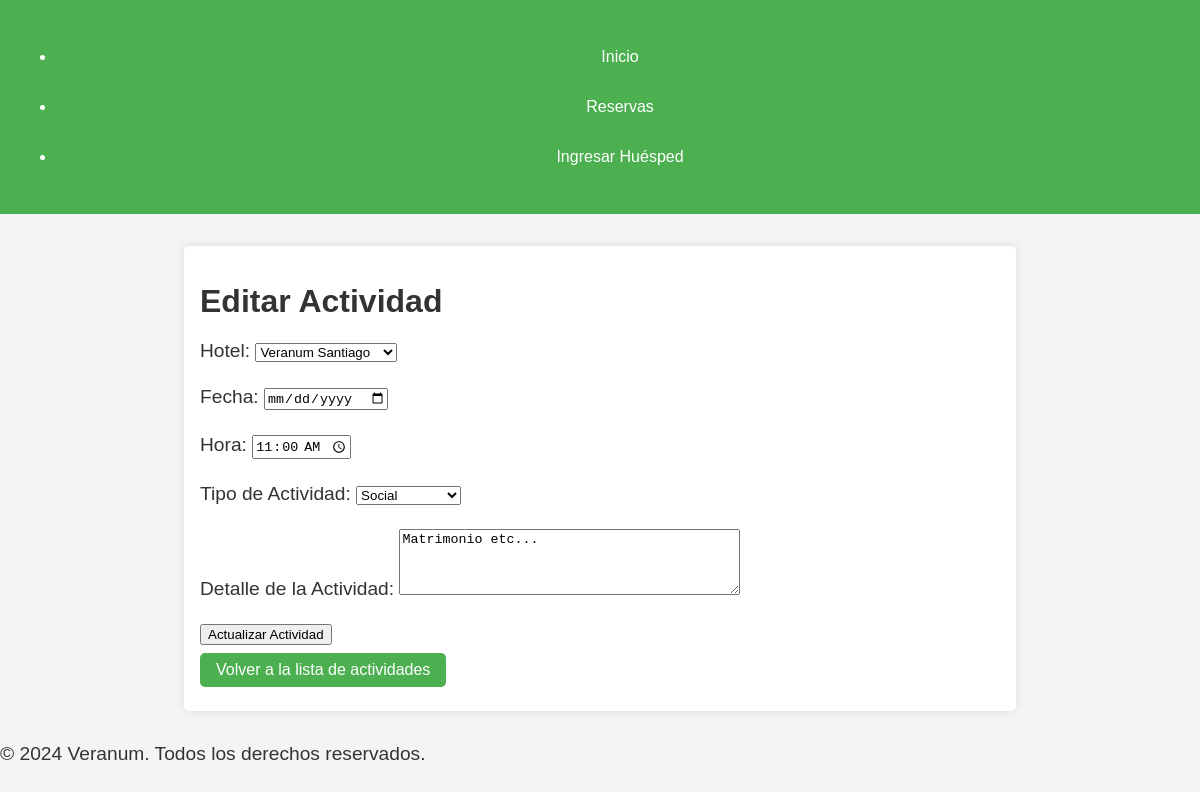
The app's page /activities/1/update/ with its own data.
### core/models.py (models this page shows, shortened)
class Hotel(models.Model):
    hotel_id = models.AutoField(primary_key=True)
    name = models.CharField(max_length=100)
    location = models.CharField(max_length=100)
    def __str__(self):
        return self.name

class Activity(models.Model):
    ACTIVITY_TYPES = [
        ('social', 'Social'),
        ('corporate', 'Corporativo'),
        ('gastronomic', 'Gastronomico'),
        ('cultural', 'Cultural'),
        ('thematic', 'Temático'),
    ]
    hotel = models.ForeignKey(Hotel, on_delete=models.CASCADE)
    date = models.DateField()
    time = models.TimeField()
    activity_type = models.CharField(max_length=20, choices=ACTIVITY_TYPES)
    details = models.TextField()

### core/views.py (the view)
# urls.py: path('activities/<int:activity_id>/update/', activity_update, name='activity_update'),
def activity_update(request, activity_id):
    activity = get_object_or_404(Activity, id=activity_id)
    if request.method == 'POST':
        form = ActivityForm(request.POST, instance=activity)
        if form.is_valid():
            form.save()
            return redirect('activity_list')
    else:
        form = ActivityForm(instance=activity)
    return render(request, 'core/activity_form.html', {'form': form})

### core/forms.py
class ActivityForm(forms.ModelForm):
    class Meta:
        model = Activity
        fields = ['hotel', 'date', 'time', 'activity_type', 'details']
        labels = {
            'hotel': 'Hotel',
            'date': 'Fecha',
            'time': 'Hora',
            'activity_type': 'Tipo de Actividad',
            'details': 'Detalle de la Actividad',
        }
        widgets = {
            'date': forms.DateInput(attrs={'type': 'date'}),
            'time': forms.TimeInput(attrs={'type': 'time'}),
            'activity_type': forms.Select(choices=Activity.ACTIVITY_TYPES),
            'details': forms.Textarea(attrs={'rows': 4}),
        }

### core/templates/core/activity_form.html (shortened to what this page needs)
{% extends 'core/base.html' %}
{% block content %}
<h1>{% if form.instance.id %}Editar Actividad{% else %}Crear Nueva Actividad{% endif %}</h1>
<form method="post" novalidate>
    {{ form.as_p }}
    <button type="submit" class="btn btn-primary">
        {% if form.instance.id %}Actualizar Actividad{% else %}Crear Actividad{% endif %}
    </button>
</form>
<a href="{% url 'activity_list' %}" class="btn btn-secondary mt-3">Volver a la lista de actividades</a>
{% endblock %}

### core/static/core/css/styles.css (style rules this page uses)
body { font-family: Arial, sans-serif; background-color: #f4f4f4; color: #333; margin: 0; padding: 0; }
h1 { font-size: 2rem; margin-bottom: 1rem; }
p { font-size: 1.2rem; margin-bottom: 1.5rem; }
a { display: inline-block; margin: 0.5rem 0; padding: 0.5rem 1rem; text-decoration: none; color: white; background-color: #4CAF50; border-radius: 5px; transition: background-color 0.3s ease; }

### records on screen
Hotel: hotel "Veranum Santiago"
Activity: time "11:00:00", activity_type "Social", details "Matrimonio etc..."
